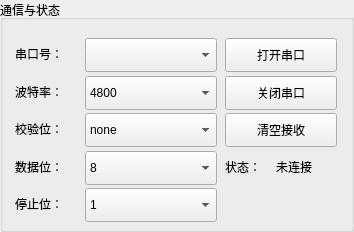
               <widget class="QGroupBox" name="groupBoxSerial">
                <property name="sizePolicy">
                 <sizepolicy hsizetype="Fixed" vsizetype="Fixed">
                  <horstretch>0</horstretch>
                  <verstretch>0</verstretch>
                 </sizepolicy>
                </property>
                <property name="minimumSize">
                 <size>
                  <width>354</width>
                  <height>232</height>
                 </size>
                </property>
                <property name="maximumSize">
                 <size>
                  <width>354</width>
                  <height>232</height>
                 </size>
                </property>
                <property name="title">
                 <string>通信与状态</string>
                </property>
                <layout class="QVBoxLayout" name="verticalLayout_serialRows">
                 <property name="spacing">
                  <number>8</number>
                 </property>
                 <property name="leftMargin">
                  <number>10</number>
                 </property>
                 <property name="topMargin">
                  <number>18</number>
                 </property>
                 <property name="rightMargin">
                  <number>10</number>
                 </property>
                 <property name="bottomMargin">
                  <number>12</number>
                 </property>
                 <item>
                  <layout class="QHBoxLayout" name="horizontalLayout_serialPort">
                   <property name="spacing">
                    <number>6</number>
                   </property>
                   <property name="leftMargin">
                    <number>0</number>
                   </property>
                   <property name="topMargin">
                    <number>0</number>
                   </property>
                   <property name="rightMargin">
                    <number>0</number>
                   </property>
                   <property name="bottomMargin">
                    <number>0</number>
                   </property>
                   <item>
                    <widget class="QLabel" name="SerialLabel">
                     <property name="minimumSize">
                      <size>
                       <width>62</width>
                       <height>32</height>
                      </size>
                     </property>
                     <property name="maximumSize">
                      <size>
                       <width>62</width>
                       <height>32</height>
                      </size>
                     </property>
                     <property name="text">
                      <string>串口号：</string>
                     </property>
                    </widget>
                   </item>
                   <item>
                    <widget class="QComboBox" name="SerialcomboBox">
                     <property name="minimumSize">
                      <size>
                       <width>132</width>
                       <height>34</height>
                      </size>
                     </property>
                     <property name="maximumSize">
                      <size>
                       <width>132</width>
                       <height>34</height>
                      </size>
                     </property>
                    </widget>
                   </item>
                   <item>
                    <widget class="QPushButton" name="OpenButton">
                     <property name="minimumSize">
                      <size>
                       <width>112</width>
                       <height>34</height>
                      </size>
                     </property>
                     <property name="maximumSize">
                      <size>
                       <width>112</width>
                       <height>34</height>
                      </size>
                     </property>
                     <property name="text">
                      <string>打开串口</string>
                     </property>
                    </widget>
                   </item>
                  </layout>
                 </item>
                 <item>
                  <layout class="QHBoxLayout" name="horizontalLayout_serialBaud">
                   <property name="spacing">
                    <number>6</number>
                   </property>
                   <property name="leftMargin">
                    <number>0</number>
                   </property>
                   <property name="topMargin">
                    <number>0</number>
                   </property>
                   <property name="rightMargin">
                    <number>0</number>
                   </property>
                   <property name="bottomMargin">
                    <number>0</number>
                   </property>
                   <item>
                    <widget class="QLabel" name="BaudLabel">
                     <property name="minimumSize">
                      <size>
                       <width>62</width>
                       <height>32</height>
                      </size>
                     </property>
                     <property name="maximumSize">
                      <size>
                       <width>62</width>
                       <height>32</height>
                      </size>
                     </property>
                     <property name="text">
                      <string>波特率：</string>
                     </property>
                    </widget>
                   </item>
                   <item>
                    <widget class="QComboBox" name="BaudcomboBox">
                     <property name="minimumSize">
                      <size>
                       <width>132</width>
                       <height>34</height>
                      </size>
                     </property>
                     <property name="maximumSize">
                      <size>
                       <width>132</width>
                       <height>34</height>
                      </size>
                     </property>
                     <property name="currentIndex">
                      <number>0</number>
                     </property>
                     <item>
                      <property name="text">
                       <string>4800</string>
                      </property>
                     </item>
                     <item>
                      <property name="text">
                       <string>9600</string>
                      </property>
                     </item>
                     <item>
                      <property name="text">
                       <string>115200</string>
                      </property>
                     </item>
                     <item>
                      <property name="text">
                       <string>1958400</string>
                      </property>
                     </item>
                     <item>
                      <property name="text">
                       <string>2000000</string>
                      </property>
                     </item>
                     <item>
                      <property name="text">
                       <string>2880000</string>
                      </property>
                     </item>
                     <item>
                      <property name="text">
                       <string>3000000</string>
                      </property>
                     </item>
                     <item>
                      <property name="text">
                       <string>3456000</string>
                      </property>
                     </item>
                     <item>
                      <property name="text">
                       <string>4000000</string>
                      </property>
                     </item>
                     <item>
                      <property name="text">
                       <string>4500000</string>
                      </property>
                     </item>
                     <item>
                      <property name="text">
                       <string>5000000</string>
                      </property>
                     </item>
                     <item>
                      <property name="text">
                       <string>5250000</string>
                      </property>
                     </item>
                     <item>
                      <property name="text">
                       <string>6000000</string>
                      </property>
                     </item>
                    </widget>
                   </item>
                   <item>
                    <widget class="QPushButton" name="CloseButton">
                     <property name="minimumSize">
                      <size>
                       <width>112</width>
                       <height>34</height>
                      </size>
                     </property>
                     <property name="maximumSize">
                      <size>
                       <width>112</width>
                       <height>34</height>
                      </size>
                     </property>
                     <property name="text">
                      <string>关闭串口</string>
                     </property>
                    </widget>
                   </item>
                  </layout>
                 </item>
                 <item>
                  <layout class="QHBoxLayout" name="horizontalLayout_serialParity">
                   <property name="spacing">
                    <number>6</number>
                   </property>
                   <property name="leftMargin">
                    <number>0</number>
                   </property>
                   <property name="topMargin">
                    <number>0</number>
                   </property>
                   <property name="rightMargin">
                    <number>0</number>
                   </property>
                   <property name="bottomMargin">
                    <number>0</number>
                   </property>
                   <item>
                    <widget class="QLabel" name="ParityLabel">
                     <property name="minimumSize">
                      <size>
                       <width>62</width>
                       <height>32</height>
                      </size>
                     </property>
                     <property name="maximumSize">
                      <size>
                       <width>62</width>
                       <height>32</height>
                      </size>
                     </property>
                     <property name="text">
                      <string>校验位：</string>
                     </property>
                    </widget>
                   </item>
                   <item>
                    <widget class="QComboBox" name="ParitycomboBox">
                     <property name="minimumSize">
                      <size>
                       <width>132</width>
                       <height>34</height>
                      </size>
                     </property>
                     <property name="maximumSize">
                      <size>
                       <width>132</width>
                       <height>34</height>
                      </size>
                     </property>
                     <item>
                      <property name="text">
                       <string>none</string>
                      </property>
                     </item>
                    </widget>
                   </item>
                   <item>
                    <widget class="QPushButton" name="ClearButton">
                     <property name="minimumSize">
                      <size>
                       <width>112</width>
                       <height>34</height>
                      </size>
                     </property>
                     <property name="maximumSize">
                      <size>
                       <width>112</width>
                       <height>34</height>
                      </size>
                     </property>
                     <property name="text">
                      <string>清空接收</string>
                     </property>
                    </widget>
                   </item>
                  </layout>
                 </item>
                 <item>
                  <layout class="QHBoxLayout" name="horizontalLayout_serialData">
                   <property name="spacing">
                    <number>6</number>
                   </property>
                   <property name="leftMargin">
                    <number>0</number>
                   </property>
                   <property name="topMargin">
                    <number>0</number>
                   </property>
                   <property name="rightMargin">
                    <number>0</number>
                   </property>
                   <property name="bottomMargin">
                    <number>0</number>
                   </property>
                   <item>
                    <widget class="QLabel" name="DataLabel">
                     <property name="minimumSize">
                      <size>
                       <width>62</width>
                       <height>32</height>
                      </size>
                     </property>
                     <property name="maximumSize">
                      <size>
                       <width>62</width>
                       <height>32</height>
                      </size>
                     </property>
                     <property name="text">
                      <string>数据位：</string>
                     </property>
                    </widget>
                   </item>
                   <item>
                    <widget class="QComboBox" name="DatacomboBox">
                     <property name="minimumSize">
                      <size>
                       <width>132</width>
                       <height>34</height>
                      </size>
                     </property>
                     <property name="maximumSize">
                      <size>
                       <width>132</width>
                       <height>34</height>
                      </size>
                     </property>
                     <property name="currentIndex">
                      <number>3</number>
                     </property>
                     <item>
                      <property name="text">
                       <string>5</string>
                      </property>
                     </item>
                     <item>
                      <property name="text">
                       <string>6</string>
                      </property>
                     </item>
                     <item>
                      <property name="text">
                       <string>7</string>
                      </property>
                     </item>
                     <item>
                      <property name="text">
                       <string>8</string>
                      </property>
                     </item>
                    </widget>
                   </item>
                   <item>
                    <widget class="QLabel" name="labelSerialStatusText">
                     <property name="minimumSize">
                      <size>
                       <width>43</width>
                       <height>32</height>
                      </size>
                     </property>
                     <property name="maximumSize">
                      <size>
                       <width>43</width>
                       <height>32</height>
                      </size>
                     </property>
                     <property name="text">
                      <string>状态：</string>
                     </property>
                    </widget>
                   </item>
                   <item>
                    <widget class="QLabel" name="labelSerialStatusValue">
                     <property name="minimumSize">
                      <size>
                       <width>60</width>
                       <height>32</height>
                      </size>
                     </property>
                     <property name="maximumSize">
                      <size>
                       <width>60</width>
                       <height>32</height>
                      </size>
                     </property>
                     <property name="text">
                      <string>未连接</string>
                     </property>
                    </widget>
                   </item>
                  </layout>
                 </item>
                 <item>
                  <layout class="QHBoxLayout" name="horizontalLayout_serialStop">
                   <property name="spacing">
                    <number>6</number>
                   </property>
                   <property name="leftMargin">
                    <number>0</number>
                   </property>
                   <property name="topMargin">
                    <number>0</number>
                   </property>
                   <property name="rightMargin">
                    <number>0</number>
                   </property>
                   <property name="bottomMargin">
                    <number>0</number>
                   </property>
                   <item>
                    <widget class="QLabel" name="StopLabel">
                     <property name="minimumSize">
                      <size>
                       <width>62</width>
                       <height>32</height>
                      </size>
                     </property>
                     <property name="maximumSize">
                      <size>
                       <width>62</width>
                       <height>32</height>
                      </size>
                     </property>
                     <property name="text">
                      <string>停止位：</string>
                     </property>
                    </widget>
                   </item>
                   <item>
                    <widget class="QComboBox" name="StopcomboBox">
                     <property name="minimumSize">
                      <size>
                       <width>132</width>
                       <height>34</height>
                      </size>
                     </property>
                     <property name="maximumSize">
                      <size>
                       <width>132</width>
                       <height>34</height>
                      </size>
                     </property>
                     <item>
                      <property name="text">
                       <string>1</string>
                      </property>
                     </item>
                     <item>
                      <property name="text">
                       <string>1.5</string>
                      </property>
                     </item>
                     <item>
                      <property name="text">
                       <string>2</string>
                      </property>
                     </item>
                    </widget>
                   </item>
                   <item>
                    <widget class="QLabel" name="labelSerialStopPlaceholder">
                     <property name="minimumSize">
                      <size>
                       <width>112</width>
                       <height>32</height>
                      </size>
                     </property>
                     <property name="maximumSize">
                      <size>
                       <width>112</width>
                       <height>32</height>
                      </size>
                     </property>
                     <property name="text">
                      <string/>
                     </property>
                    </widget>
                   </item>
                  </layout>
                 </item>
                </layout>
               </widget>
